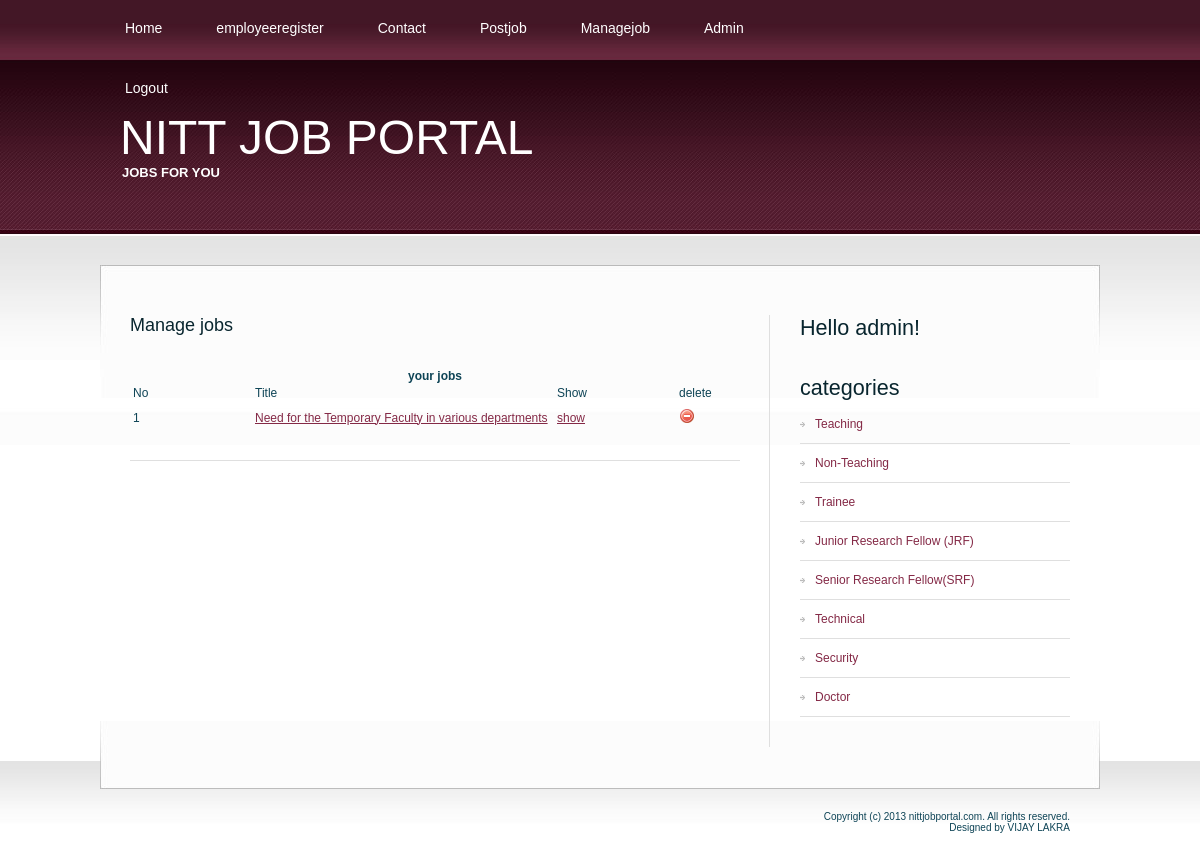
Screenshot of /manage.php (signed in) with the database file from the repository.
### tables this page shows
CREATE TABLE `jobs` (
  `j_id` int(4) NOT NULL auto_increment,
  `j_category` varchar(40) NOT NULL,
  `j_owner_name` varchar(30) NOT NULL,
  `j_title` varchar(90) NOT NULL,
  `j_hours` float(3,1) NOT NULL,
  `j_salary` varchar(20) NOT NULL,
  `j_experience` varchar(8) NOT NULL,
  `j_discription` varchar(1500) NOT NULL,
  `j_city` varchar(20) NOT NULL,
  `j_document` longtext NOT NULL,
  `j_active` int(1) NOT NULL default '0',
  PRIMARY KEY  (`j_id`)
);

CREATE TABLE `categories` (
  `cat_id` int(4) NOT NULL auto_increment,
  `cat_nm` varchar(30) NOT NULL,
  PRIMARY KEY  (`cat_id`)
);

### manage.php (the view, shortened to what this page needs)
<?php session_start();
		$link=mysql_connect("localhost","jobportal","123")or die("can not connect");
		$q="select * from jobs where j_owner_name='".$_SESSION['unm']."'";
		$res=mysql_query($q,$link) or die ("wrong query");
?>
<!DOCTYPE html PUBLIC "-//W3C//DTD XHTML 1.0 Strict//EN" "http://www.w3.org/TR/xhtml1/DTD/xhtml1-strict.dtd">
<html xmlns="http://www.w3.org/1999/xhtml">
<head>
<?php
include("includes/head.inc.php");
?>
</head>
<body>
<div id="header-wrapper">
	<div id="header">
	<div id="menu">
		<?php
		include("includes/menu.inc.php");
		?>
		</div>
	</div>
</div>
<div id="logo">
	<?php
	include("includes/logo.inc.php");
	?>
	</div>
<div id="wrapper">
	<div id="page">
		<div id="page-bgtop">
			<div id="content">
				<div class="post">
					<h2 class="title">Manage jobs</h2>
					<p class="meta"></p>
					<div class="entry">
					<center><b> your jobs </b></center>
					<table border="0" width="100%">
				<tr>
						<td width="20%">No
						<td width="50%">Title
						<td width="20%">Show
						<td width="10%">delete
					</tr>
				<tr>
					<td colspan="4"><hr></td></tr>
				<?php
				$count=1;
					while($row=mysql_fetch_array($res))
					{
						echo '<tr> <td width="10%">'.$count.'
								<td width="50%"><a href="job_details.php?id='.$row['j_id'].'">'.$row['j_title'].'
								<td width="10%"><a href="show.php?id='.$row['j_id'].'&nm='.$row['j_title'].'">show</a>
								<td><a href="process_del_job.php?id='.$row['j_id'].'"><img src="images/delete.png"></a></tr>';
						$count++;
					}
				?>
					</table>
					</div>
				</div>
			</div>
			<div id="sidebar">
			<?php
		include("includes/sidebar.inc.php");
		?>
			</div>
			<div style="clear: both;">&nbsp;</div>
		</div>
	</div>
</div>
<div id="footer-bgcontent">
	<div id="footer">
		<?php
		include("includes/footer.inc.php");
		?>
	</div>
</div>
</body>
</html>

### includes/sidebar.inc.php (shortened to what this page needs)
<ul>
					<li>
					<?php
				if(isset($_SESSION['status']))
				{
					echo '<h2 class="title">Hello '.$_SESSION['unm'].'!</h2>';
				}
				?>
		</li>
				<li>
						<h2>categories </h2>
						<ul>
					<?php
						$link=mysql_connect("localhost","jobportal","123")or die("can not connect");
						$q="select * from categories";
						$res=mysql_query($q,$link) or die("cant connect");
						while($row=mysql_fetch_assoc($res))
						{
							echo '<li><a href="jobs_by_category.php?cat='.$row['cat_nm'].'">'.$row['cat_nm'].'</a></li>';
						}
					?>
						</ul>
					</li>
				</ul>

### style.css (style rules this page uses)
body { margin: 0px; padding: 0; background: url(images/img01.jpg) repeat-x left top; font-family: Arial, Helvetica, sans-serif; font-size: 12px; color: #0E4456; }
h1, h2, h3 { margin: 0; font-weight: normal; color: #08252E; }
h2 { font-size: 18px; }
p, ul, ol { margin-top: 0; line-height: 220%; text-align: justify; }
a { color: #842946; }
a img { border: none; }
#wrapper { margin: 0px; padding: 30px 0px 0px 0px; }
#header-wrapper { margin: 0px; padding: 0px; }
#header { width: 1000px; height: 60px; margin: 0 auto; }
#menu { float: left; width: 690px; height: 60px; }
#page { width: 1000px; margin: 0 auto; padding: 0px; background: url(images/img04.jpg) no-repeat left bottom; }
#page-bgtop { padding: 50px 30px 0px 30px; background: url(images/img05.jpg) no-repeat left top; }
#logo { width: 1000px; height: 175px; margin: 0 auto; }
#content { float: left; width: 610px; }
.post { margin-bottom: 45px; border-bottom: 1px solid #DFDFDF; }
.post .title { height: 30px; color: #08252E; }
.post .meta { margin-left: 2px; padding: 2px 30px 2px 16px; font-family: Arial, Helvetica, sans-serif; font-weight: normal; font-size: 10px; color: #66665E; }
.post .entry { padding: 10px 0 30px 0; }
#sidebar { float: right; width: 300px; font-family: Arial, Helvetica, sans-serif; font-size: 12px; border-left: 1px solid #DFDFDF; }
#sidebar ul { margin: 0px 0px 0px 30px; padding: 0; list-style: none; line-height: normal; }
#sidebar li { margin-bottom: 30px; }
#sidebar li ul { margin: 0px; padding: 0px; }
#sidebar li li { margin: 0; padding: 12px 0px 12px 15px; border-bottom: 1px solid #DFDFDF; background: url(images/img09.jpg) no-repeat left 17px; }
#sidebar li li a { font-weight: normal; }
#sidebar h2 { height: 30px; font-size: 1.8em; font-weight: normal; }
#sidebar a { text-align: left; text-decoration: none; font-weight: bold; }
#footer-bgcontent { margin: 0px; padding: 0px; height: 70px; background: url(images/img02.jpg) repeat-x left top; }
#footer { width: 1000px; height: 49px; margin: 0 auto; padding-top: 50px; background: url(images/img03.jpg) no-repeat left top; }

### rows the page displays
jobs: j_title "Need for the Temporary Faculty in various departments"
categories: cat_nm "Teaching"
categories: cat_nm "Non-Teaching"
categories: cat_nm "Trainee"
categories: cat_nm "Junior Research Fellow (JRF)"
categories: cat_nm "Senior Research Fellow(SRF)"
categories: cat_nm "Technical"
categories: cat_nm "Security"
categories: cat_nm "Doctor"

### other values shown
$_SESSION['unm'] "admin"
